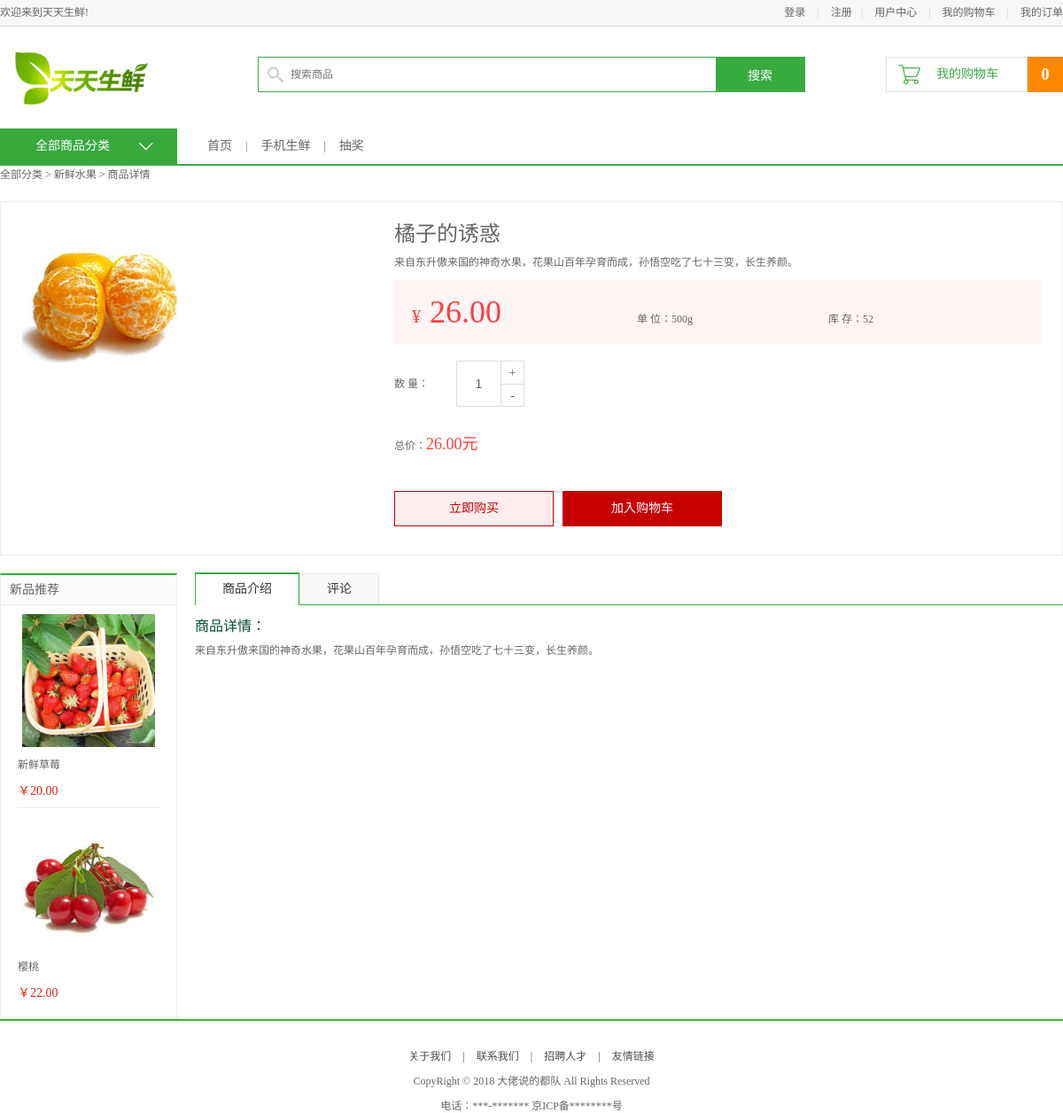
Before: /8/ with the older database file.
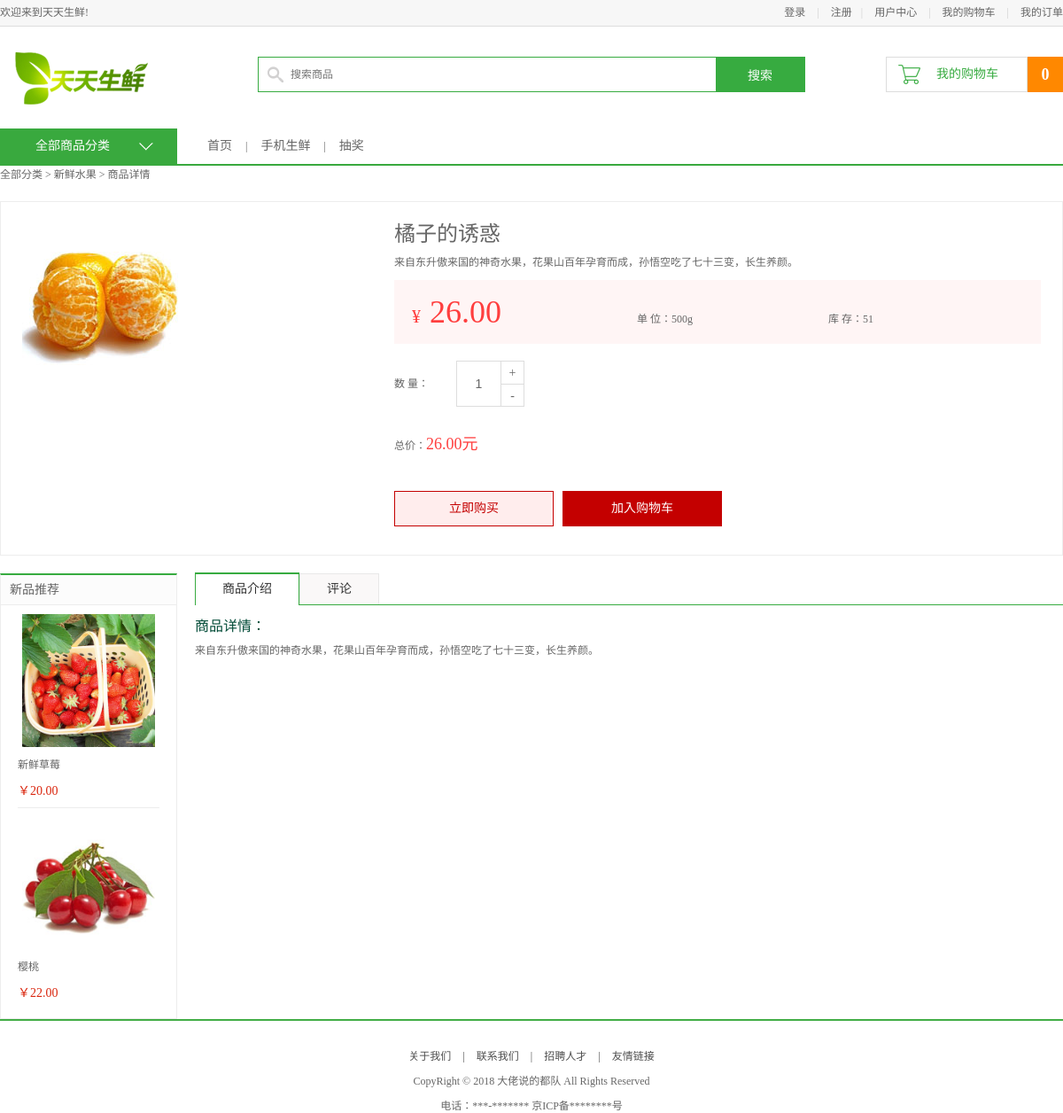
After: the same page with the newer database file.
### apps/df_goods/models.py (models this page shows, shortened)
class TypeInfo(models.Model):
    isDelete = models.BooleanField(default=False)
    ttitle = models.CharField(max_length=20, verbose_name="分类")
    class Meta:
        verbose_name = "商品类型"
        verbose_name_plural = verbose_name

class GoodsInfo(models.Model):
    isDelete = models.BooleanField(default=False)  # 逻辑删除
    gtitle = models.CharField(max_length=20, verbose_name="商品名称", unique=True)
    gpic = models.ImageField(upload_to='df_goods', verbose_name="图片路径")
    gprice = models.DecimalField(max_digits=5, decimal_places=2, verbose_name="商品价格")  # 商品价格小数位为两位，整数位为3位
    gunit = models.CharField(max_length=20, default='500g', verbose_name="单位重量")
    gclick = models.IntegerField(verbose_name="点击量")
    gjianjie = models.CharField(max_length=200, verbose_name="简介")
    gkucun = models.IntegerField(verbose_name="库存")
    gcontent = HTMLField(max_length=200, verbose_name="详情")
    gtype = models.ForeignKey(TypeInfo, on_delete=models.CASCADE, verbose_name="分类")  # 外键关联TypeInfo表
    class Meta:
        verbose_name = "商品"
        verbose_name_plural = verbose_name

### apps/df_goods/views.py (the view, shortened to what this page needs)
# urls.py: url('^(\d+)/$', views.detail, name="detail"),
def detail(request, gid):
    good_id = gid
    goods = GoodsInfo.objects.get(pk=int(good_id))
    goods.gclick = goods.gclick + 1  # 商品点击量
    goods.save()
    news = goods.gtype.goodsinfo_set.order_by('-id')[0:2]
    context = {
        'title': goods.gtype.ttitle,
        'guest_cart': 1,
        'cart_num': cart_count(request),
        'goods': goods,
        'news': news,
        'id': good_id,
    }
    response = render(request, 'df_goods/detail.html', context)
    return response

### apps/df_goods/views.py (called while the page is built)
def cart_count(request):
    if 'user_id' in request.session:
        return CartInfo.objects.filter(user_id=request.session['user_id']).count
    else:
        return 0

### templates/df_goods/detail.html (shortened to what this page needs)
{% extends 'df_goods/base.html' %}
{% block center_content %}
	<div class="goods_detail_con clearfix">
		<div class="goods_detail_pic fl"><img src="/static/{{ goods.gpic }}"></div>
		<div class="goods_detail_list fr">
			<h3>{{ goods.gtitle }}</h3>
			<p>{{ goods.gjianjie }}</p>
			<div class="prize_bar">
				<span class="show_pirze">¥<em id="gprice">{{ goods.gprice }}</em></span>
				<span class="show_unit">单  位：{{ goods.gunit }}</span>
				<span class="show_unit">库  存：<span class="goods_kucun">{{ goods.gkucun }}</span></span>
			</div>
			<div class="goods_num clearfix">
				<div class="num_name fl">数 量：</div>
				<div class="num_add fl">
					<input type="text" class="num_show fl" value="1">
					<a href="javascript:plus();" class="add fr">+</a>
					<a href="javascript:minus();" class="minus fr">-</a>
				</div>
			</div>
			<div class="total">总价：<em id="gtotal">{{ goods.gprice }}元</em></div>
			<div class="operate_btn">
                {% if request.session.user_name|default:'' != '' %}
                    <a href="javascript:;" class="buy_btn" id="buy_now">立即购买</a>
                {% else %}
                    <a href="{% url "df_user:login" %}" class="buy_btn">立即购买</a>
                {% endif %}
                {% if request.session.user_name|default:'' != '' %}
                    <a href="javascript:;" class="add_cart" id="add_cart">加入购物车</a>
                {% else %}
                    <a href="{% url "df_user:login" %}" class="add_cart" id="add_cart">加入购物车</a>
                {% endif %}
			</div>
		</div>
	</div>
	<div class="main_wrap clearfix">
		<div class="l_wrap fl clearfix">
			<div class="new_goods">
				<h3>新品推荐</h3>
				<ul>
                    {% for goods in news %}
					<li>
						<a href="/{{ goods.id }}"><img src="/static/{{ goods.gpic }}"></a>
						<h4><a href="#">{{ goods.gtitle }}</a></h4>
						<div class="prize">￥{{ goods.gprice }}</div>
					</li>
                    {%  endfor %}
                </ul>
			</div>
		</div>
		<div class="r_wrap fr clearfix">
			<ul class="detail_tab clearfix">
				<li class="active">商品介绍</li>
				<li>评论</li>
			</ul>
			<div class="tab_content">
				<dl>
					<dt>商品详情：</dt>
					<dd>{{ goods.gcontent|safe }}</dd>
				</dl>
			</div>
		</div>
	</div>
{% endblock center_content %}

### templates/df_goods/base.html (shortened to what this page needs)
{% extends 'base.html' %}
{% block center_body %}
    <div class="navbar_con">
		<div class="navbar clearfix">
			<div class="subnav_con fl">
				<h1>全部商品分类</h1>
				<span></span>
			</div>
			<ul class="navlist fl">
				<li><a href="{% url "df_goods:index" %}">首页</a></li>
				<li class="interval">|</li>
				<li><a href="">手机生鲜</a></li>
				<li class="interval">|</li>
				<li><a href="">抽奖</a></li>
			</ul>
		</div>
	</div>
	<div class="breadcrumb">
		全部分类 > {{ title }}
		{% if id|default:' ' != ' ' %}
        > 商品详情
		{% endif %}
	</div>
{% block center_content %}
{% endblock center_content %}
{% endblock center_body %}

### templates/base.html (shortened to what this page needs)
{% extends 'base_foot.html' %}
{% block body %}
    <div class="header_con">
		<div class="header">
			<div class="welcome fl">欢迎来到天天生鲜!</div>
			<div class="fr">
                {% if request.session.user_name|default:'' != '' %}
				<div class="login_btn fl">欢迎您：<em>{{ request.session.user_name }}</em>
                    <span>|</span>
                    <em><a href="{% url "df_user:logout" %}">退出</a></em>
				</div>
                {% else %}
				<div class="login_btn fl">
					<a href="{% url "df_user:login" %}">登录</a>
					<span>|</span>
					<a href="{% url "df_user:register" %}">注册</a>
				</div>
                {% endif %}
				<div class="user_link fl">
					<span>|</span>
					<a href="{% url "df_user:info" %}">用户中心</a>
					<span>|</span>
					<a href="{% url "df_cart:cart" %}">我的购物车</a>
					<span>|</span>
					<a href="{% url "df_user:order" 1 %}">我的订单</a>
				</div>
			</div>
		</div>
	</div>
    <div class="search_bar clearfix">
		<a href="/" class="logo fl"><img src="/static/images/logo.png"></a>
		<div class="search_con fl">
			<input type="text" class="input_text fl" name="q" placeholder="搜索商品">
			<input type="button" class="input_btn fr" name="" value="搜索">
		</div>
        {% if guest_cart == 1 %}
            <div class="guest_cart fr">
                <a href="{% url "df_cart:cart" %}" class="cart_name fl">我的购物车</a>
                <div class="goods_count fl" id="show_count">{{ cart_num }}</div>
            </div>
        {% endif %}
	</div>
{% block center_body %}
{% endblock center_body %}
{% endblock body %}

### templates/base_foot.html (shortened to what this page needs)
<!DOCTYPE html PUBLIC "-//W3C//DTD XHTML 1.0 Transitional//EN" "http://www.w3.org/TR/xhtml1/DTD/xhtml1-transitional.dtd">
<html xmlns="http://www.w3.org/1999/xhtml" xml:lang="en">
<head>
	<link rel="stylesheet" type="text/css" href="/static/css/reset.css">
	<link rel="stylesheet" type="text/css" href="/static/css/main.css">
</head>
<body>
{% block body %}{% endblock body %}
    <div class="footer no-mp">
		<div class="foot_link">
			<a href="https://github.com/weilanhanf/daily_fresh_demo">关于我们</a>
			<span>|</span>
			<a href="https://www.cnblogs.com/welan/">联系我们</a>
			<span>|</span>
			<a href="#">招聘人才</a>
			<span>|</span>
			<a href="#">友情链接</a>
		</div>
		<p>CopyRight © 2018 大佬说的都队 All Rights Reserved</p>
		<p>电话：***-*******    京ICP备********号</p>
	</div>
</body>
</html>

Changed rows visible on the page:
changed GoodsInfo "橘子的诱惑": gkucun "52" → "51"
